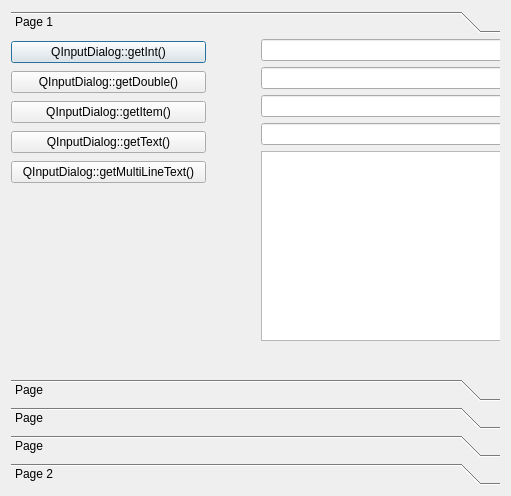
<?xml version="1.0" encoding="UTF-8"?>
<ui version="4.0">
 <class>Dialog</class>
 <widget class="QDialog" name="Dialog">
  <property name="geometry">
   <rect>
    <x>0</x>
    <y>0</y>
    <width>511</width>
    <height>496</height>
   </rect>
  </property>
  <property name="windowTitle">
   <string>Dialog</string>
  </property>
  <layout class="QVBoxLayout" name="verticalLayout">
   <item>
    <widget class="QToolBox" name="toolBox">
     <property name="currentIndex">
      <number>0</number>
     </property>
     <widget class="QWidget" name="page">
      <property name="geometry">
       <rect>
        <x>0</x>
        <y>0</y>
        <width>493</width>
        <height>328</height>
       </rect>
      </property>
      <attribute name="label">
       <string>Page 1</string>
      </attribute>
      <widget class="QWidget" name="">
       <property name="geometry">
        <rect>
         <x>0</x>
         <y>0</y>
         <width>195</width>
         <height>146</height>
        </rect>
       </property>
       <layout class="QGridLayout" name="gridLayout">
        <item row="0" column="0">
         <widget class="QPushButton" name="btnInputInt">
          <property name="text">
           <string>QInputDialog::getInt()</string>
          </property>
         </widget>
        </item>
        <item row="1" column="0">
         <widget class="QPushButton" name="btnInputDouble">
          <property name="text">
           <string>QInputDialog::getDouble()</string>
          </property>
         </widget>
        </item>
        <item row="2" column="0">
         <widget class="QPushButton" name="btnInputItem">
          <property name="text">
           <string>QInputDialog::getItem()</string>
          </property>
         </widget>
        </item>
        <item row="3" column="0">
         <widget class="QPushButton" name="btnInputText">
          <property name="text">
           <string>QInputDialog::getText()</string>
          </property>
         </widget>
        </item>
        <item row="4" column="0">
         <widget class="QPushButton" name="btnInputMultiLine">
          <property name="text">
           <string>QInputDialog::getMultiLineText()</string>
          </property>
         </widget>
        </item>
       </layout>
      </widget>
      <widget class="QWidget" name="">
       <property name="geometry">
        <rect>
         <x>250</x>
         <y>0</y>
         <width>258</width>
         <height>302</height>
        </rect>
       </property>
       <layout class="QGridLayout" name="gridLayout_2">
        <item row="3" column="0">
         <widget class="QLineEdit" name="inputTextEdit"/>
        </item>
        <item row="0" column="0">
         <widget class="QLineEdit" name="inputIntEdit"/>
        </item>
        <item row="2" column="0">
         <widget class="QLineEdit" name="inputItemEdit"/>
        </item>
        <item row="1" column="0">
         <widget class="QLineEdit" name="inputDoubleEdit"/>
        </item>
        <item row="4" column="0">
         <widget class="QTextEdit" name="inputMultiLineEdit"/>
        </item>
       </layout>
      </widget>
     </widget>
     <widget class="QWidget" name="page_3">
      <property name="geometry">
       <rect>
        <x>0</x>
        <y>0</y>
        <width>493</width>
        <height>328</height>
       </rect>
      </property>
      <attribute name="label">
       <string>Page</string>
      </attribute>
     </widget>
     <widget class="QWidget" name="page_4">
      <property name="geometry">
       <rect>
        <x>0</x>
        <y>0</y>
        <width>493</width>
        <height>328</height>
       </rect>
      </property>
      <attribute name="label">
       <string>Page</string>
      </attribute>
     </widget>
     <widget class="QWidget" name="page_5">
      <property name="geometry">
       <rect>
        <x>0</x>
        <y>0</y>
        <width>493</width>
        <height>328</height>
       </rect>
      </property>
      <attribute name="label">
       <string>Page</string>
      </attribute>
     </widget>
     <widget class="QWidget" name="page_2">
      <property name="geometry">
       <rect>
        <x>0</x>
        <y>0</y>
        <width>493</width>
        <height>328</height>
       </rect>
      </property>
      <attribute name="label">
       <string>Page 2</string>
      </attribute>
     </widget>
    </widget>
   </item>
  </layout>
 </widget>
 <resources/>
 <connections/>
</ui>
